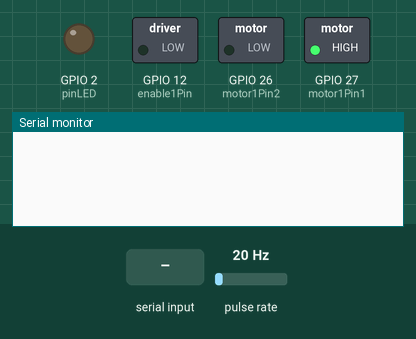
This sketch was run on a simulated ESP32. Shown: switched loads named in the sketch (green lamp = pin HIGH), output pins drawn as LEDs (lit = HIGH), the last lines printed to the serial monitor. Wiring (inferred from the names in the program): pulse sensor: data GPIO 13. The test bench sets the inputs (shaded band); at power-on: pulse rate 20 Hz.

Above: at 1.2 s.
1.3 s: "OP\n" received over Serial
At 2.4 s:
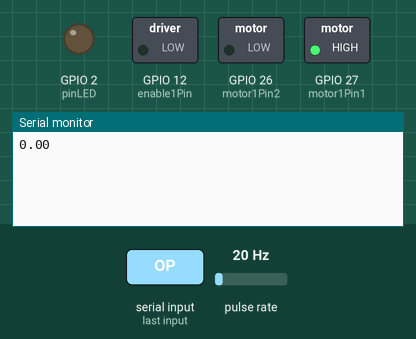
2.8 s: "V\n" received over Serial
At 3.6 s:
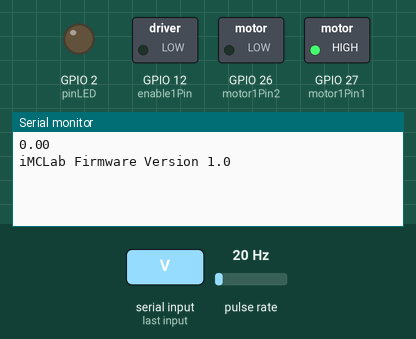
4.3 s: "X\n" received over Serial
At 4.7 s:
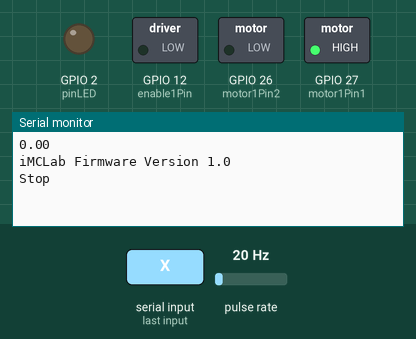

Measured:
- after the input at 1.3 s, the serial monitor: prints a new line at once (image 1)
- after the input at 2.8 s, the serial monitor: prints a new line at once (image 2)
- after the input at 4.3 s, the serial monitor: prints a new line at once (image 3)

The sketch:

imclab_arduino_python.ino
```cpp
/*
  iMCLab Internet-Based Motor Control Lab
  Fixed Version for RPM Reading
*/

#include <Arduino.h>

// --- Constants ---
const String vers = "1.0";     // version of this firmware
const int baud = 115200;       // serial baud rate
const char sp = ' ';           // command separator
const char nl = '\n';          // command terminator

// --- Pin Definitions (ESP32) ---
// Motor Driver L298N
const int motor1Pin1 = 27;     // Input 1 L298N
const int motor1Pin2 = 26;     // Input 2 L298N
const int enable1Pin = 12;     // Enable A L298N (PWM Speed)

// LED Built-in / External
const int pinLED  = 2;

// Sensor Speed (Encoder)
const byte pin_rpm = 13;       // Output Sensor masuk ke Pin 13

// --- PWM Properties ---
const int freq = 30000;
const int pwmChannel = 1;      // Channel untuk Motor
const int ledChannel = 0;      // Channel untuk LED
const int resolution = 8;      // 8-bit resolution (0-255)

// --- RPM Variables ---
volatile unsigned long rev = 0;        // Variable interrupt (Wajib volatile)
unsigned long last_rev_count = 0;
unsigned long last_rpm_time = 0;

float rpm = 0;
float rpm_filtered = 0;

// --- Global Variables ---
char Buffer[64];
String cmd;
double pv = 0;
float level;
double op = 0;
int iwrite = 0;
int n = 10;

// Fungsi ini dipanggil otomatis setiap sensor mendeteksi lubang/magnet
void IRAM_ATTR isr() {
  rev++;
}

// --- Parsing Serial (Sama seperti sebelumnya) ---
void parseSerial(void) {
  int ByteCount = Serial.readBytesUntil(nl,Buffer,sizeof(Buffer));
  String read_ = String(Buffer);
  memset(Buffer,0,sizeof(Buffer));

  int idx = read_.indexOf(sp);
  cmd = read_.substring(0,idx);
  cmd.trim();
  cmd.toUpperCase();

  String data = read_.substring(idx+1);
  data.trim();
  pv = data.toFloat();
}

// --- Menghitung RPM ---
void calculateRPM() {
  unsigned long current_time = millis();
  unsigned long time_elapsed = current_time - last_rpm_time;

  // Hitung RPM setiap 1000ms (1 detik) agar stabil
  if (time_elapsed >= 1000) {
    noInterrupts(); // Stop interrupt sebentar agar pembacaan data aman
    unsigned long current_rev = rev;
    interrupts();   // Nyalakan lagi

    int holes = 2; // Ganti sesuai jumlah lubang di piringan encoder Anda
    float rotations = (float)(current_rev - last_rev_count) / holes;

    // Rumus: (Putaran / Waktu dalam menit)
    rpm = (rotations / (time_elapsed / 60000.0));

    // Low-pass filter sederhana
    rpm_filtered = 0.7 * rpm_filtered + 0.3 * rpm;

    last_rev_count = current_rev;
    last_rpm_time = current_time;

    // // Print RPM information
    // Serial.print("Time: ");
    // Serial.print(time_elapsed);
    // Serial.print("ms, Pulses: ");
    // Serial.print(current_rev - last_rev_count);
    // Serial.print(", RPM: ");
    // Serial.print(rpm);
    // Serial.print(", Filtered RPM: ");
    // Serial.println(rpm_filtered);
  }
}

// --- Eksekusi Perintah ---
void dispatchCommand(void) {
  if (cmd == "OP") {
    // Mengatur Kecepatan Motor
    // Input pv dari Python 0-100%
    op = max(0.0, min(100.0, pv));

    // Mapping 0-100% ke 0-255 (PWM 8-bit)
    iwrite = map(op, 0, 100, 0, 255);

    ledcWrite(pwmChannel, iwrite);
    Serial.println(op);
  }
  else if (cmd == "RPM") {
    calculateRPM();
    Serial.println(rpm); // Kirim nilai RPM ke Python
  }
  else if ((cmd == "V") or (cmd == "VER")) {
    Serial.println("iMCLab Firmware Version " + vers);
  }
  else if (cmd == "LED") {
    level = max(0.0, min(100.0, pv));
    iwrite = map(level, 0, 100, 0, 255);
    ledcWrite(ledChannel, iwrite);
    Serial.println(level);
  }
  else if (cmd == "X") {
    ledcWrite(pwmChannel, 0);
    Serial.println("Stop");
  }
}

// --- 2. SETUP (Perbaikan Utama) ---
void setup() {
  Serial.begin(baud);
  while (!Serial) { ; }

  // A. Konfigurasi L298N (Motor Driver)
  pinMode(motor1Pin1, OUTPUT);
  pinMode(motor1Pin2, OUTPUT);
  // Set Arah Putaran (Maju)
  digitalWrite(motor1Pin1, HIGH);
  digitalWrite(motor1Pin2, LOW);

  // B. Konfigurasi PWM Motor (Speed)
  // PWM dipasang ke enable1Pin (Pin 12), BUKAN pin sensor
  ledcSetup(pwmChannel, freq, resolution);
  ledcAttachPin(enable1Pin, pwmChannel);
  ledcWrite(pwmChannel, 0); // Pastikan motor mati saat start

  // C. Konfigurasi LED
  ledcSetup(ledChannel, freq, resolution);
  ledcAttachPin(pinLED, ledChannel);

  // D. Konfigurasi Sensor RPM (Encoder)
  // Wajib INPUT_PULLUP agar sinyal tidak floating
  pinMode(pin_rpm, INPUT_PULLUP);
  // Pasang Interrupt: Panggil fungsi 'isr' setiap sinyal naik (RISING)
  attachInterrupt(digitalPinToInterrupt(pin_rpm), isr, RISING);
}

void loop() {
  parseSerial();
  dispatchCommand();
}
```
